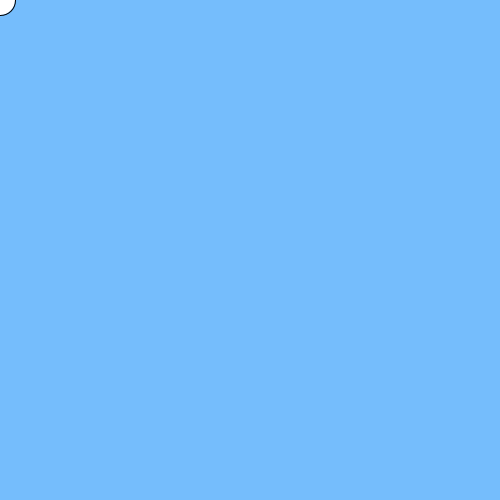
Frame 1 (no input)
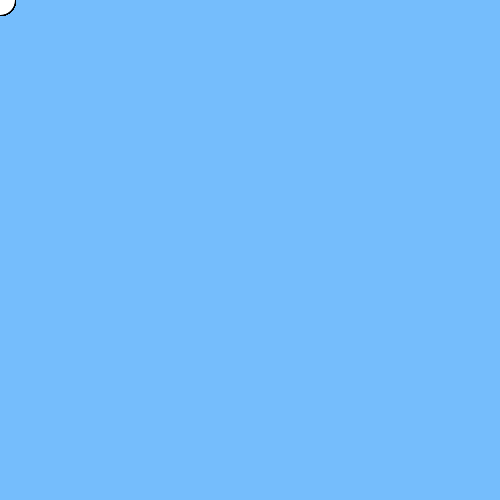
Frame 60 (the mouse pressed at the canvas centre just before this capture)
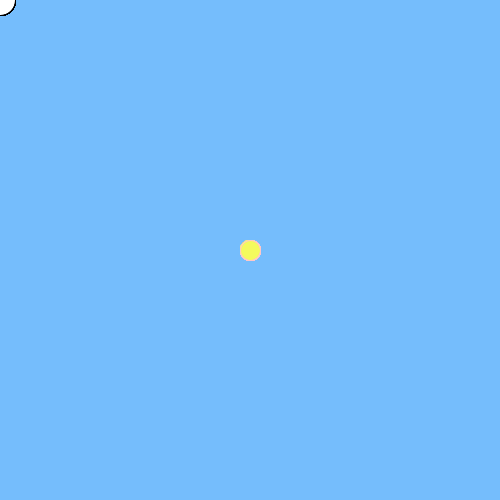
Frame 120 (the mouse held since frame 60 and released just before this capture)

The Processing sketch that drew these frames (run headless with seeded random() and noise(); from frame 60 on, the mouse is pressed at the canvas centre):

// Processing sketch: sketch_190604a
// ── sketch_190604a.pde
void setup () {
  size (500,500) ;
  background (117,189,252);
}


void draw (){
  
  if(mouseX >200){
    fill (244,250,93);
    ellipse (mouseX,mouseY, 20, 20);
    stroke (255, 200, 200);
}

    else {
      fill (255, 255, 255);
      ellipse (mouseX, mouseY, 30, 30);
 }
}
